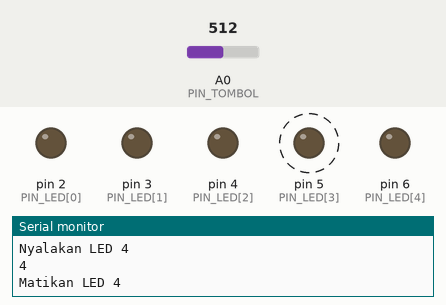
Simulated run of this sketch. Board: Arduino Uno, built with avr-gcc and run on an emulated ATmega328P. On the bench: output pins drawn as LEDs (lit = HIGH), the last lines printed to the serial monitor. Dashed ring = blinking. The inputs (shaded band) are chosen by the test bench; at power-on: A0 (PIN_TOMBOL) = 512.

Above: at 1.0 s.
1.7 s: A0 (PIN_TOMBOL) set to 536
At 1.7 s:
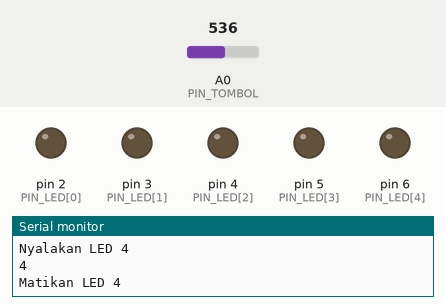
3.2 s: A0 (PIN_TOMBOL) set to 995
4.7 s: A0 (PIN_TOMBOL) set to 1009
At 4.9 s:
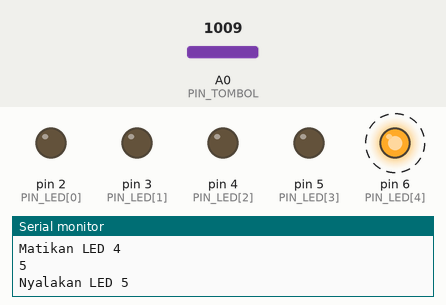
7.7 s: A0 (PIN_TOMBOL) set to 900
At 8.2 s:
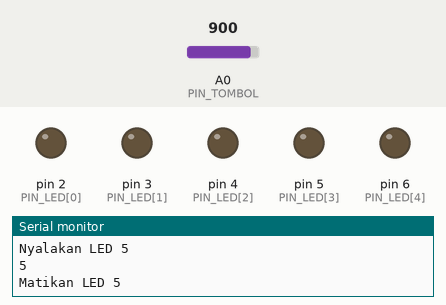
9.2 s: A0 (PIN_TOMBOL) set to 1023
At 9.4 s:
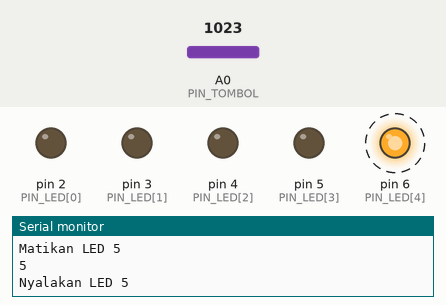
Timing chart, 0 to 13.2 s (numbered marks = the images above; inputs shaded):
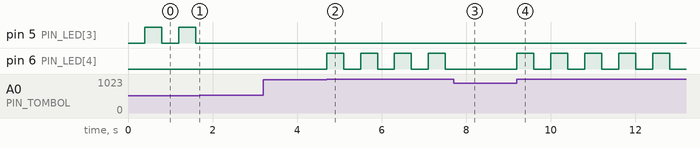

The sketch:

10.ino
```cpp
/*
* MONSTER ARDUINO V2
* Program 5 Tombol 5 LED
* www.ElangSakti.com
*/
// led setting active high
#define LED_ON HIGH
#define LED_OFF !LED_ON
// definisikan 5 tombol
#define TOMBOL_NONE 0
#define TOMBOL1 1
#define TOMBOL2 2
#define TOMBOL3 3
#define TOMBOL4 4
#define TOMBOL5 5
// output tombol di pin A0
// pin led di pin 2 - 6
const byte PIN_TOMBOL = A0;
const byte PIN_LED[] = {2,3,4,5,6};
// nilai data tombol sesuai tabel
// dan nilai toleransi 15
const int TOMBOL_VAL[] = {204,255,341,511,1023};
const byte TOLERANSI = 15;
// status led untuk lock status
byte STATUS_LED[] = {LED_OFF,LED_OFF,LED_OFF,LED_OFF,LED_OFF};
// tombol dalam array
const byte TOMBOL[] = {
TOMBOL1, TOMBOL2, TOMBOL3,
TOMBOL4, TOMBOL5 };
// tombol saat ini dan tombol sebelumnya
byte tombol = 0;
byte tombol_last = 0;
// data saat ini dan data sebelumnya
int data = 0;
int data_last = 0;
// delay untuk penekanan tombol
unsigned long delay_press = 400; // dalam ms
unsigned long delay_press_last = 0;
void setup() {
// buka koneksi ke serial
Serial.begin(19200);
while(!Serial);
// tombol sebagai input
pinMode(PIN_TOMBOL,INPUT);
// pin sebagai output, defaultnya OFF
for(byte i=0; i<sizeof(PIN_LED); i++){
pinMode(PIN_LED[i],OUTPUT);
digitalWrite(PIN_LED[i],LED_OFF);
}
}
void loop() {
// panggil fungsi utk membaca tombol
TombolListener();
}
void TombolListener(){
// jika selisih waktu penekanan tombol
// lebih besar dari waktu delay tombol
// baca tombol lagi, jika tidak tombol tdk dibaca
if( millis() - delay_press_last > delay_press ){
// baca data analog tombol
data = analogRead(PIN_TOMBOL);
// reset tombol sebelumnya
tombol = TOMBOL_NONE;
// cocokkan data dengan ke-5 data tombol
for(byte i=0; i<sizeof(TOMBOL); i++){
// hitung koreksi data tombol
// jika ada yang cocok,
// catat tombol yang sesuai, lalu
// hentikan looping.
if( abs(data - TOMBOL_VAL[i]) < TOLERANSI ){
tombol = TOMBOL[i];
break;
}
}
// jika ada tombol yang cocok
// cetak tombol, panggil aksi tombol
// lalu catat waktu pembacaan tombol
if(tombol != TOMBOL_NONE){
Serial.println(tombol);
AksiTombol(tombol);
tombol_last = tombol;
delay_press_last = millis();
}
}
}
// fungsi AksiTombol
// INPUT : byte tombol
void AksiTombol(byte tombol){
// konversi dari nomer tombol menjadi index tombol
byte index_led = tombol-1;
// balik status LED sesuai index/led yang cocok
// jika HIGH, ubah jadi LOW, dan sebaliknya
STATUS_LED[index_led] = !STATUS_LED[index_led];
// cetak sesuai tombol yang terpilih
switch(tombol){
case TOMBOL1:
// proses sesuatu
if( STATUS_LED[index_led] == LED_ON ){
Serial.println("Nyalakan LED 1");
} else {
Serial.println("Matikan LED 1");
}
break;
case TOMBOL2:
// proses sesuatu
if( STATUS_LED[index_led] == LED_ON ){
Serial.println("Nyalakan LED 2");
} else {
Serial.println("Matikan LED 2");
}
break;
case TOMBOL3:
// proses sesuatu
if( STATUS_LED[index_led] == LED_ON ){
Serial.println("Nyalakan LED 3");
} else {
Serial.println("Matikan LED 3");
}
break;
case TOMBOL4:
// proses sesuatu
if( STATUS_LED[index_led] == LED_ON ){
Serial.println("Nyalakan LED 4");
} else {
Serial.println("Matikan LED 4");
}
break;
case TOMBOL5:
// proses sesuatu
if( STATUS_LED[index_led] == LED_ON ){
Serial.println("Nyalakan LED 5");
} else {
Serial.println("Matikan LED 5");
}
break;
}
// hidup matikan led, sesuai status led
digitalWrite(PIN_LED[index_led],STATUS_LED[index_led]);
}
```

Measured:
- the behaviour switches between 525 and 526 on A0 (PIN_TOMBOL) (found by bisection; images 0 and 1)
- the behaviour switches between 1008 and 1009 on A0 (PIN_TOMBOL) (found by bisection; images 1 and 2)
- after the input at 1.7 s, pin 5 (PIN_LED[3]): stays LOW (without the input it goes to HIGH after 0.31 s)
- after the input at 3.2 s, every drawn part: stays the same
- after the input at 4.7 s, pin 6 (PIN_LED[4]): alternates HIGH for 0.40 s and LOW for 0.40 s, starting at once
- after the input at 7.7 s, pin 6 (PIN_LED[4]): stops changing and stays LOW
- after the input at 9.2 s, pin 6 (PIN_LED[4]): alternates HIGH for 0.40 s and LOW for 0.40 s, starting at once
- by itself, pin 5 (PIN_LED[3]): alternates HIGH for 0.40 s and LOW for 0.40 s
